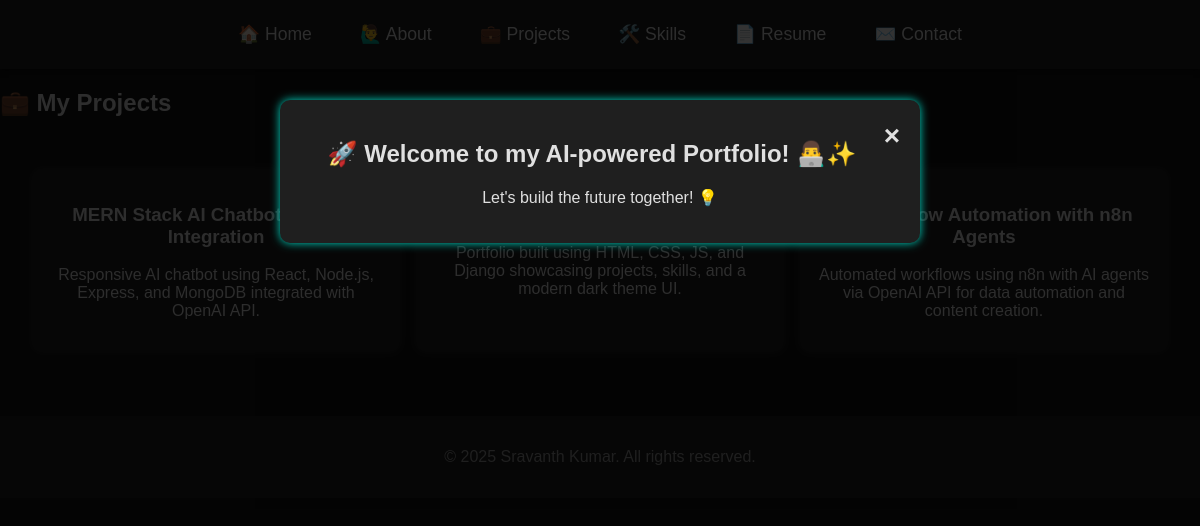
/projects/, run on the app's committed database.
### portfolio/models.py (models this page shows, shortened)
class Project(models.Model):
    title = models.CharField(max_length=100)
    description = models.TextField()
    github_link = models.URLField(blank=True)
    live_link = models.URLField(blank=True)
    image = models.ImageField(upload_to='project_images/', blank=True)

### portfolio/views.py (the view)
# urls.py: path('projects/', views.projects, name='projects'),
def projects(request):
    projects = Project.objects.all()
    return render(request, 'projects.html', {'projects': projects, 'alert': ALERT_MESSAGE})

### portfolio/templates/projects.html (shortened to what this page needs)
{% extends 'base.html' %}
{% block content %}
    <h2>💼 My Projects</h2>
    <div class="projects-grid">
        {% for project in projects %}
            <div class="project-card">
                <h3>{{ project.title }}</h3>
                <p>{{ project.description }}</p>
            </div>
        {% endfor %}
    </div>
{% endblock %}

### portfolio/static/css/style.css (style rules this page uses)
body { background-color: #121212; color: #E0E0E0; font-family: 'Arial', sans-serif; margin: 0; padding: 0; }
.projects-grid { display: grid; grid-template-columns: repeat(auto-fit, minmax(250px, 1fr)); gap: 1rem; padding: 2rem; }
.project-card { background: #1e1e1e; padding: 1rem; border-radius: 10px; box-shadow: 0 0 10px rgba(255,255,255,0.1); text-align: center; }

### data on the page
Project: title "MERN Stack AI Chatbot with API Integration", description "Responsive AI chatbot using React, Node.js, Express, and MongoDB integrated with OpenAI API."
Project: description "Portfolio built using HTML, CSS, JS, and Django showcasing projects, skills, and a modern dark theme UI."
Project: title "AI Workflow Automation with n8n Agents", description "Automated workflows using n8n with AI agents via OpenAI API for data automation and content creation."
